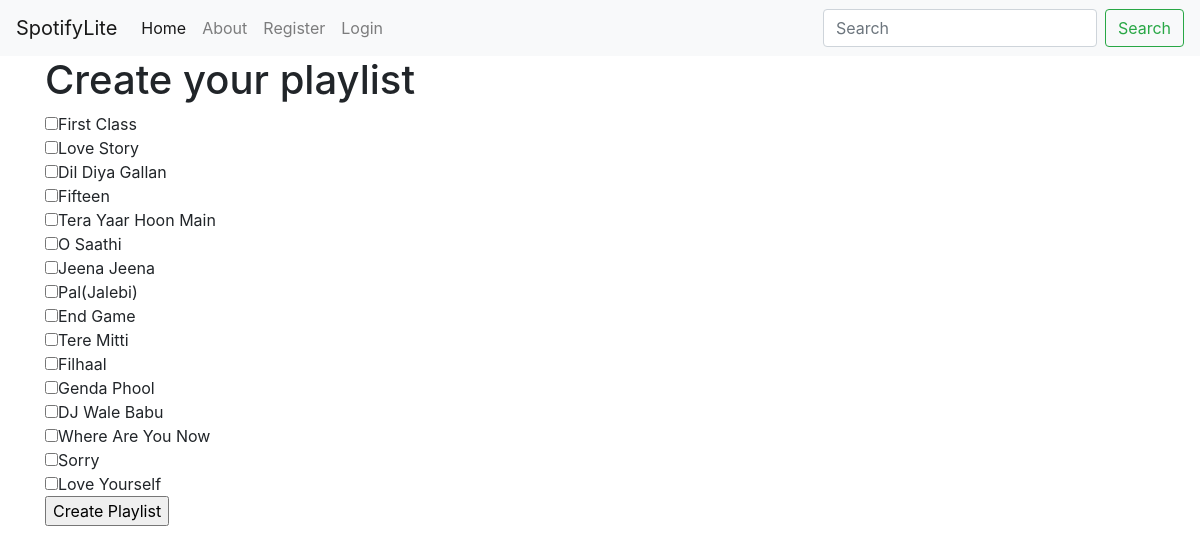
Screenshot of /createplaylist/1 with the database file from the repository.
### music/models.py (models this page shows, shortened)
class Song(models.Model):
    name=models.CharField(max_length=100,blank=True)
    artist=models.ForeignKey(Artist,on_delete=models.CASCADE)
    genre=models.CharField(max_length=100,blank=True)
    language=models.CharField(max_length=100,blank=True)
    audio_file=models.FileField(upload_to='audio',default='')
    image=models.FileField(upload_to='songimage',default='')
    date_created=models.DateTimeField(auto_now_add=True)

### music/views.py (the view, shortened to what this page needs)
# urls.py: path('createplaylist/<str:pk>',views.createplaylist,name='createplaylist'),
def createplaylist(request,pk):
    songs=Song.objects.all()
    album1=Album.objects.get(id=pk)
    context={'songs':songs}
    return render(request,'music/createplaylist.html',context)

### music/templates/music/createplaylist.html (shortened to what this page needs)
{% load static%}
<!DOCTYPE html>
<html lang="en">
<head>
    <link rel="stylesheet" href="https://stackpath.bootstrapcdn.com/bootstrap/4.4.1/css/bootstrap.min.css"
>
</head>
<body>
    <div class="navbar1">
        <nav class="navbar navbar-expand-lg navbar-light bg-light">
            <a class="navbar-brand" href="#">SpotifyLite</a>
            <div class="collapse navbar-collapse" manage.py shwid="navbarSupportedContent">
                <ul class="navbar-nav mr-auto">
                    <li class="nav-item active">
                        <a class="nav-link" href="{% url 'userhome'%}">Home <span class="sr-only">(current)</span></a>
                    </li>
                    <li class="nav-item">
                        <a class="nav-link" href="#">About</a>
                    </li>
                    {% if user.is_authenticated%}
                    <li class="nav-item">
                        <a class="nav-link" href="{% url 'account_setting'%}">Setting</a>
                    </li>
                    <li class="nav-item">
                        <a class="nav-link" href="{% url 'logout'%}">Logout</a>
                    </li>
                    {% else %}
                    <li class="nav-item">
                        <a class="nav-link" href="{% url 'register'%}">Register</a>
                    </li>
                    <li class="nav-item">
                        <a class="nav-link" href="{% url 'login'%}">Login</a>
                    </li>
                    {% endif %}
                </ul>
                <form class="form-inline my-2 my-lg-0">
                    <input class="form-control mr-sm-2" type="search" placeholder="Search" aria-label="Search">
                    <button class="btn btn-outline-success my-2 my-sm-0" type="submit">Search</button>
                </form>
            </div>
        </nav>
    </div>
    <div class="container">
        <h1>Create your playlist</h1>
        <form action="" method="post" enctype="multipart/form-data">
            {% for song in songs%}
            <input type="checkbox" name="songlist" value="{{song.name}}" id="">{{song.name}}<br>
            {% endfor %}
            <input type="submit" value="Create Playlist">
        </form>
    </div>
</body>
</html>

### rows the page displays
Song: name "First Class"
Song: name "Love Story"
Song: name "Dil Diya Gallan"
Song: name "Fifteen"
Song: name "Tera Yaar Hoon Main"
Song: name "O Saathi"
Song: name "Jeena Jeena"
Song: name "Pal(Jalebi)"
Song: name "End Game"
Song: name "Tere Mitti"
Song: name "Filhaal"
Song: name "Genda Phool"
Song: name "DJ Wale Babu"
Song: name "Where Are You Now"
Song: name "Sorry"
Song: name "Love Yourself"
